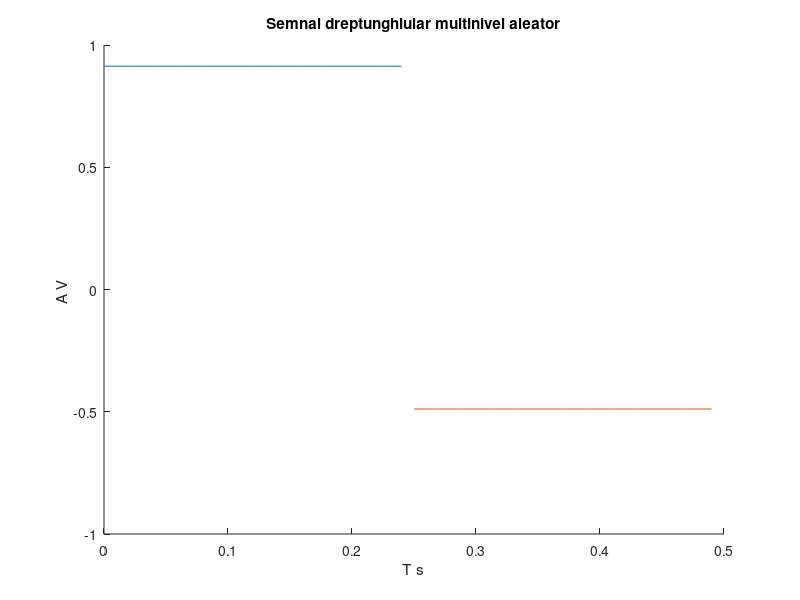

MATLAB code for this plot:
hold on;
%folosesc aceasta intructiune pentru a pastra graficul curent atunci cand
%adaug alt grafic
%temporara de 20ms
r1=rand(1);
r2=rand(1);

t1=0:.02:0.25;
t2=0.25:.02:0.5;
x1=r1*square(2*pi*4*t1,100);
x2=-r2*square(2*pi*4*t2,100);
plot(t1,x1);
plot(t2,x2);
xlabel('T s')
ylabel('A V ')
title('Semnal dreptunghiular multinivel aleator')
%am ales sa reprezint doua perioade, acestea se poate extinde procedand
%aseamnator